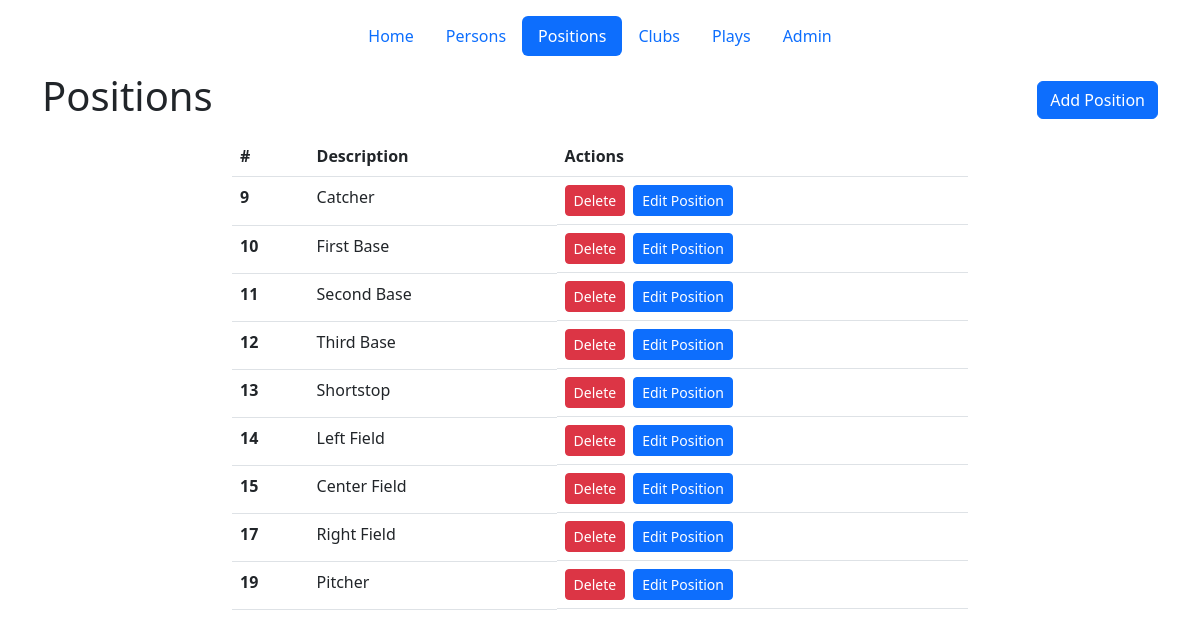
Page /positions on the committed database.
### baseball/models.py (models this page shows)
class Position(models.Model):
  description=models.CharField(max_length=100)

### landingpage/views.py (the view)
# urls.py: path("positions", views.showPositions, name="positions"),
def showPositions(request):
  positions=Position.objects.all()
  return render(request, "positions.html", {"positions": positions} )

### landingpage/templates/positions.html (shortened to what this page needs)
{% extends "./layouts/main.html" %} {% block content %}
<div class="d-flex justify-content-between align-items-center mb-2">
  <h1>Positions</h1>
  <button
    type="button"
    class="btn btn-primary"
    data-bs-toggle="modal"
    data-bs-target="#add_position_modal"
  >
    Add Position
  </button>
</div>
<div class="row">
  <div class="col-8 mx-auto">
    <table class="table">
      <thead>
        <tr>
          <th scope="col">#</th>
          <th scope="col">Description</th>
          <th>Actions</th>
        </tr>
      </thead>
      <tbody>
        {% for position in positions %}
        <tr>
          <th scope="row">{{position.id}}</th>
          <td>{{position.description}}</td>
          <td class="d-flex align-items-center">
            <form action="/positions/remove" method="POST">
              <button type="submit" class="btn btn-danger btn-sm">
                Delete
              </button>
            </form>
            <button
              type="button"
              class="btn btn-primary btn-sm ms-2"
              data-bs-toggle="modal"
              data-bs-target="#edit_position_modal_{{position.id}}"
            >
              Edit Position
            </button>
          </td>
        </tr>
        {% endfor %}
      </tbody>
    </table>
  </div>
</div>
{% endblock%}

### rows in the picture
Position: id "9", description "Catcher"
Position: id "10", description "First Base"
Position: id "11", description "Second Base"
Position: id "12", description "Third Base"
Position: id "13", description "Shortstop"
Position: id "14", description "Left Field"
Position: id "15", description "Center Field"
Position: id "17", description "Right Field"
Position: id "19", description "Pitcher"
